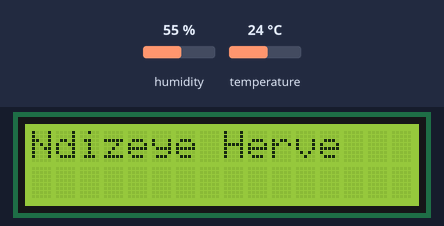
The sketch below on a simulated Arduino Uno, built with avr-gcc and run on an emulated ATmega328P. Shown: 16×2 character LCD. The inputs (shaded band) are chosen by the test bench; at power-on: temperature 24 °C, humidity 55 %. What the sketch prints to the serial monitor is not drawn.

Above: at 2.8 s.
2.9 s: temperature set to 12 °C
At 5.5 s:
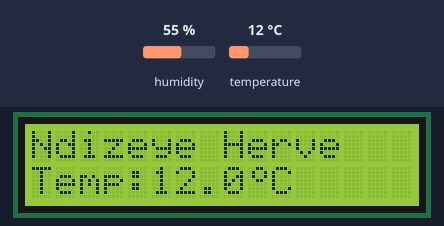
9.8 s: temperature set to 19 °C
At 11.0 s:
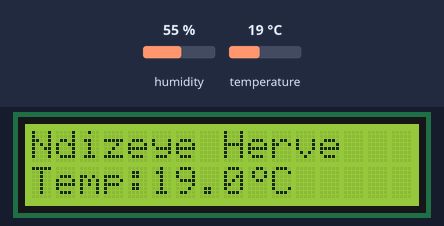
16.7 s: temperature set to 28 °C
At 21.0 s:
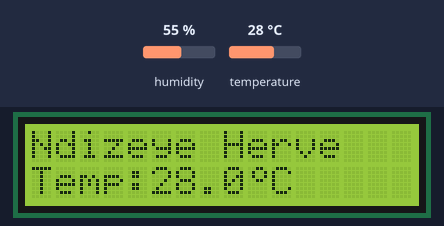
Timing chart, 0 to 22.5 s (numbered marks = the images above; inputs shaded):
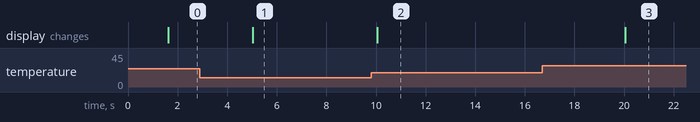

The sketch:

arduino_dht_lcd.ino
```cpp
/*
 * arduino_dht_lcd.ino
 *
 * Reads DHT11 temperature → displays on 16x2 I2C LCD
 * Sends JSON via Serial USB → Python bridge picks it up → MQTT on VPS
 *
 * WIRING:
 *  DHT11  → DATA: Pin 2 | VCC: 5V | GND: GND
 *  LCD I2C → SDA: A4   | SCL: A5 | VCC: 5V | GND: GND
 */

#include <DHT.h>
#include <Wire.h>
#include <LiquidCrystal_I2C.h>

// ── Pin config ──────────────────────────────────────────────
#define DHTPIN  2
#define DHTTYPE DHT11

// ── LCD ─────────────────────────────────────────────────────
LiquidCrystal_I2C lcd(0x27, 16, 2);
DHT dht(DHTPIN, DHTTYPE);

// ── Display Name (scrolls if longer than 16 chars) ─────────
const String displayName = "Ndizeye Herve";

unsigned long lastScrollTime = 0;
const unsigned long SCROLL_INTERVAL = 300; // ms
int scrollPos = 0;

// ── Timing ──────────────────────────────────────────────────
unsigned long lastSensorRead = 0;
const unsigned long READ_INTERVAL = 5000;   // 5 seconds

// ── Custom LCD degree symbol ────────────────────────────────
byte degChar[8] = {
  0b00110,
  0b01001,
  0b01001,
  0b00110,
  0b00000,
  0b00000,
  0b00000,
  0b00000
};

// ────────────────────────────────────────────────────────────
// Updates first row with scrolling text if needed
void updateNameDisplay() {

  lcd.setCursor(0, 0);

  if (displayName.length() <= 16) {
    lcd.print(displayName);

    // Clear unused positions
    for (int i = displayName.length(); i < 16; i++) {
      lcd.print(" ");
    }
    return;
  }

  String scrollText = displayName + "    ";

  String visibleText =
      scrollText.substring(scrollPos) +
      scrollText.substring(0, scrollPos);

  lcd.print(visibleText.substring(0, 16));

  scrollPos++;

  if (scrollPos >= scrollText.length()) {
    scrollPos = 0;
  }
}

// ────────────────────────────────────────────────────────────
void setup() {
  Serial.begin(9600);

  lcd.init();
  lcd.backlight();
  lcd.createChar(0, degChar);

  dht.begin();

  updateNameDisplay();

  lcd.setCursor(0, 1);
  lcd.print("Starting...");

  delay(1500);

  lcd.clear();
}

// ────────────────────────────────────────────────────────────
void loop() {

  // Update scrolling name
  if (millis() - lastScrollTime >= SCROLL_INTERVAL) {
    lastScrollTime = millis();
    updateNameDisplay();
  }

  // Read sensor every 5 seconds
  unsigned long now = millis();

  if (now - lastSensorRead >= READ_INTERVAL) {
    lastSensorRead = now;
    readAndPublish();
  }
}

// ────────────────────────────────────────────────────────────
void readAndPublish() {

  float temp = dht.readTemperature();

  // Ignore failed readings
  if (isnan(temp)) {
    return;
  }

  // Row 2: Temperature only
  lcd.setCursor(0, 1);
  lcd.print("Temp:");
  lcd.print(temp, 1);
  lcd.write(0);     // degree symbol
  lcd.print("C     ");

  // Send JSON to Serial
  Serial.print("{\"temperature\":");
  Serial.print(temp, 1);
  Serial.println("}");
}
```

Measured:
- after the input at 2.9 s, the display: changes after 2.1 s (image 1)
- after the input at 9.8 s, the display: changes after 0.26 s (image 2)
- after the input at 16.7 s, the display: changes after 3.4 s (image 3)
